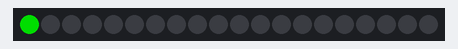
A sketch run on a simulated Arduino Uno, built with avr-gcc and run on an emulated ATmega328P. Shown: 20 RGB LEDs in strip order, left to right. Dim RGB values are drawn brighter than linear.

Above: at 0.1 s.
At 0.5 s:
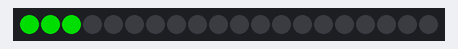
At 0.9 s:
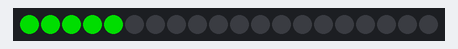
At 1.91 s:
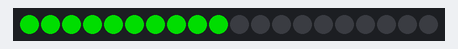
At 2.91 s:
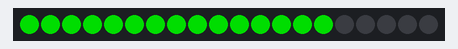
At 3.91 s:
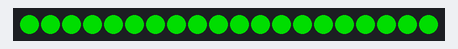

The sketch:

sketch_test_pixel_led.ino
```cpp
#include <Adafruit_NeoPixel.h>

#define PIN_TIRA_LED 6
#define NUMPIXELS 20
#define DELAYVAL 200

Adafruit_NeoPixel pixels(NUMPIXELS, PIN_TIRA_LED, NEO_GRB + NEO_KHZ800);


void setup() {
  pixels.begin();
}

void loop() {

 pixels.clear();

  for(int i=0; i<NUMPIXELS; i++) {

    pixels.setPixelColor(i, pixels.Color(0, 150, 0));
    pixels.show();
    delay(DELAYVAL);
  }

}
```

Measured:
- by itself, everything shown: repeats every 4.0 s, in 20 steps
